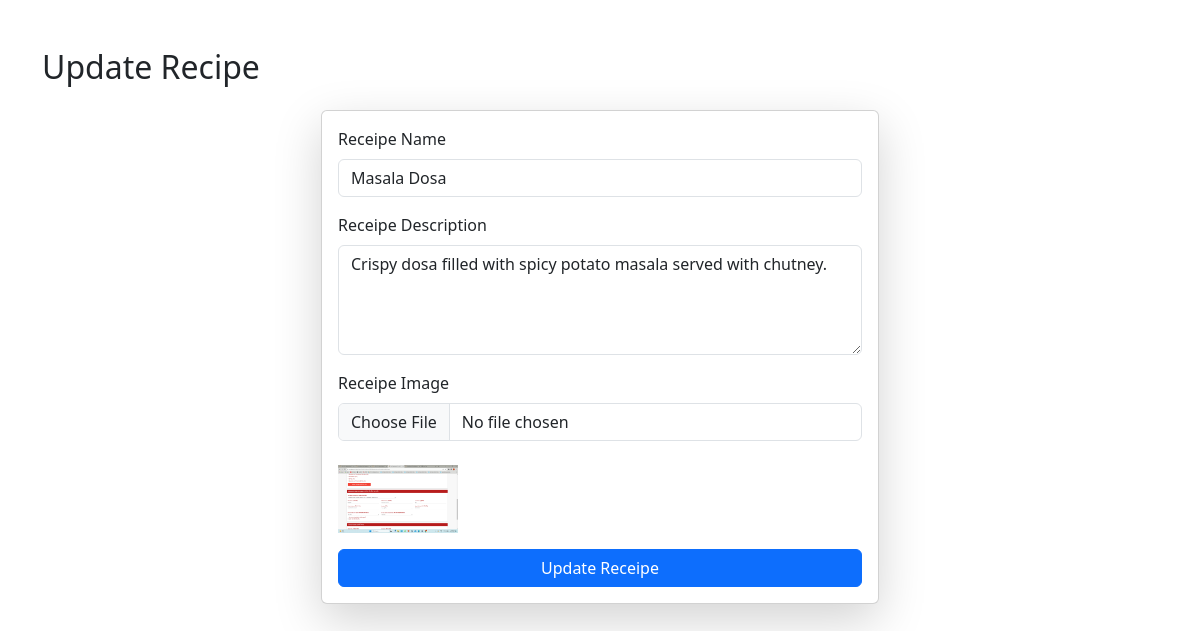
/update-receipe/12/, run on the app's committed database.
### vege/models.py (models this page shows)
class Receipe(models.Model):
    user=models.ForeignKey(User,on_delete=models.SET_NULL,null=True,blank=True)
    receipe_name=models.CharField(max_length=100)
    receipe_description=models.TextField()
    receipe_image=models.ImageField(upload_to="receipe")

### vege/views.py (the view, shortened to what this page needs)
# urls.py: path('update-receipe/<int:id>/',update_receipe,name="update_receipe"),
def update_receipe(request,id):
    queryset=Receipe.objects.get(id=id)
    context={'receipes': queryset}
    return render(request, 'update_receipe.html', context)

### vege/templates/update_receipe.html (shortened to what this page needs)
<!DOCTYPE html>
<html lang="en">
<head>
    <link href="https://cdn.jsdelivr.net/npm/bootstrap@5.3.2/dist/css/bootstrap.min.css" rel="stylesheet">
</head>
<body>
<div class="container mt-5">
    <h2 class="mb-4">Update Recipe</h2>
    <form  class="col-6 mx-auto card p-3 shadow-lg" method="POST" enctype="multipart/form-data">
        <div class="mb-3">
            <label class="form-label">Receipe Name</label>
            <input type="text" name="receipe_name" value="{{receipes.receipe_name}}" class="form-control" required>
        </div>
        <div class="mb-3">
            <label class="form-label">Receipe Description</label>
            <textarea name="receipe_description"  class="form-control" rows="4" required>{{receipes.receipe_description}}</textarea>
        </div>
        <div class="mb-3">
            <label class="form-label">Receipe Image</label>
            <input type="file"
                   name="receipe_image"
                   class="form-control">
            {% if receipes.receipe_image %}
                <br>
                <img src="{{ receipes.receipe_image.url }}" width="120">
            {% endif %}
        </div>
        <button type="submit" class="btn btn-primary">Update Receipe</button>
    </form>
</div>
</body>
</html>

### data on the page
Receipe: receipe_name "Masala Dosa", receipe_description "Crispy dosa filled with spicy potato masala served with chutney.", receipe_image (picture)
